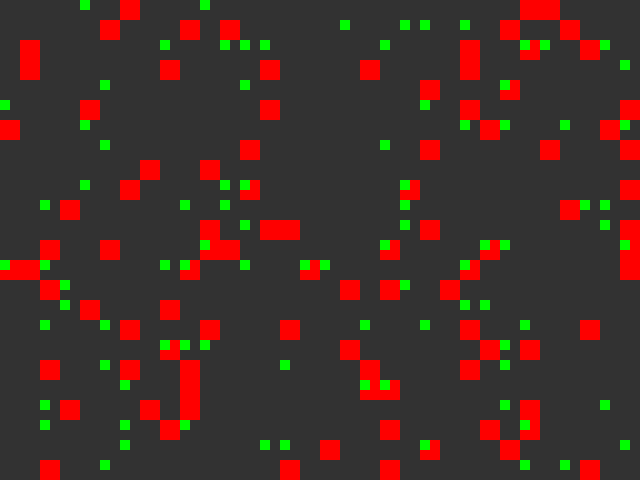
Frame 1 (no input)
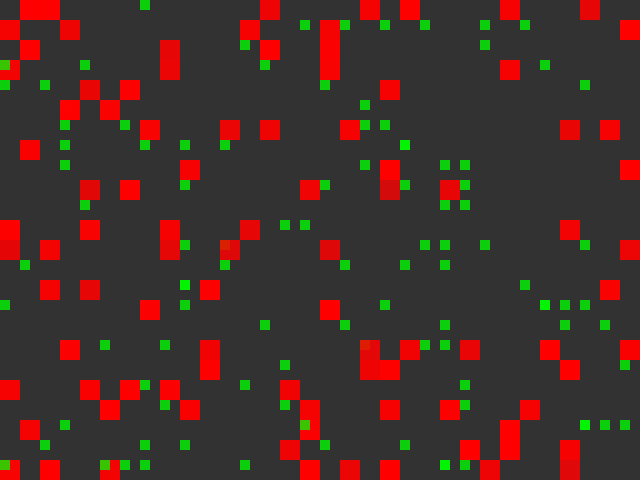
Frame 60 (the mouse pressed at the canvas centre just before this capture)
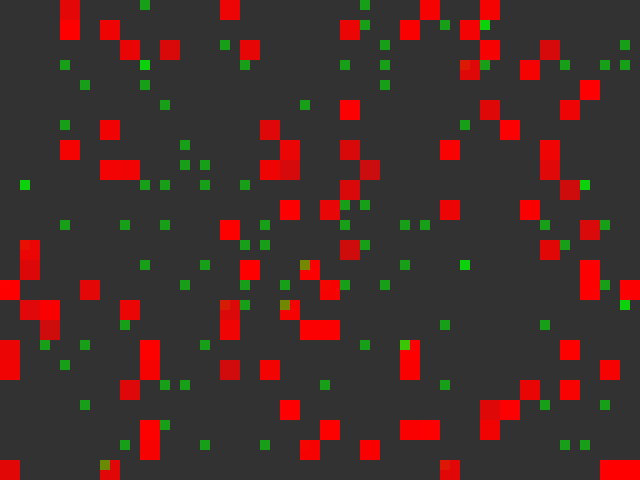
Frame 120 (the mouse held since frame 60 and released just before this capture)

The Processing sketch that drew these frames (run headless with seeded random() and noise(); from frame 60 on, the mouse is pressed at the canvas centre):

// Processing sketch: exercise04
// ── exercise04.pde
// Griddies
// by Pippin Barr
// MODIFIED BY: 
//
// A simple artificial life system on a grid. The "griddies" and "chompers" are squares that move
// around randomly, using energy to do so. They gain energy by overlapping with
// other griddies. If a griddie or chomper loses all its energy it dies. Who will survive?

// The size of a single grid element
int gridSize = 20;
// An array storing all the griddies
Griddie[] griddies = new Griddie[100];
Chomper[] chompers = new Chomper[100];

// setup()
//
// Set up the window and the griddies

void setup() {
  // Set up the window size and framerate (lower so we can watch easier)
  size(640, 480);
  frameRate(10);

  // QUESTION: What does this for loop do?
  // ANSWER: This for-loop creates i number of griddies and c number of chompers on the canvas starting anywhere on the canvas randomly
  for (int i = 0, c = 0; i < griddies.length && c <chompers.length; i++, c++) {
    int x = floor(random(0, width/gridSize));
    int y = floor(random(0, height/gridSize));
    griddies[i] = new Griddie(x * gridSize, y * gridSize, gridSize);
    chompers[c] = new Chomper(x * gridSize, y * gridSize, gridSize);
  }
}

// draw()
//
// Update all the griddies and chompers, check for collisions between them, display them.

void draw() {
  background(50);

  // We need to loop through all the griddies and chompers one by one
  for (int i = 0, c = 0; i < griddies.length && c < chompers.length; i++, c++) {

    // Update the griddies and chompers
    griddies[i].update();
    chompers[c].update();

    // Now go through all the griddies and chompers a second time...
    for (int j = 0; j < griddies.length; j++) {
      // QUESTION: What is this if-statement for?
      // ANSWER: This is verifying that in all cases where j does not have an equivalent value to i
      if (j != i) {
        // QUESTION: What does this line check?
        //ANSWER: If the previous statement was true, then this line triggers the collide function for i number of griddies against j number of griddies. 
        griddies[i].collide(griddies[j]);
      }
      if (c != i) {
        // QUESTION: What does this line check?
        //ANSWER: If the previous statement was true, then this line triggers the collide function for c number of chompers against j number of griddies. 
        chompers[c].collide(griddies[j]);
      }
    }

    // Display the griddies and chopmers
    griddies[i].display();
    chompers[i].display();
  }
}
// ── Chomper.pde
// Chomper
//
// A class defining the behaviour of a single Chomper
// which can move randomly in the window (within the grid),
// loses energy per move, and gains energy from overlapping
// with a Griddie.

class Chomper {
  // Limits for energy level and gains/losses
  int maxEnergy = 255;
  int moveEnergy = -1;
  int collideEnergy = 100;
  
  // Position, size, energy, and fill color
  int x;
  int y;
  int size;
  int energy;
  color fill = color(0,255,0);

  // Chomper(tempX, tempY, tempSize)
  //
  // Set up the Chomper with the specified location and size
  // Initialise energy to the maximum
  Chomper(int tempX, int tempY, int tempSize) {
    x = tempX;
    y = tempY;
    size = tempSize;
    energy = maxEnergy;
  }

  // update()
  //
  // Move the Chomper and update its energy levels
  void update() {
    
    // QUESTION: What is this if-statement for?
    //ANSWER: if the value of energy is 0, then return null and stop the function.
    if (energy == 0) {
      return;
    }
    
    // QUESTION: How does the Griddie movement updating work?
    // ANSWER: Each x and y value would be the size of the chopmer either doubled
    // negatively or positively
    int xMoveType = floor(random(-2,2));
    int yMoveType = floor(random(-2,2));
    x += size * xMoveType;
    y += size * yMoveType;
    
    // QUESTION: What are these if statements doing?
    // ANSWER: These if statements are verifying the position of the chompers to make sure they
    // don't go off the screen. 
    if (x < 0) {
      x += width;
    }
    else if (x >= width) {
      x -= width;
    }
    if (y < 0) {
      y += height;
    }
    else if (y >= height) {
      y -= height;
    }

    // Update the Chomper's energy
    // Note that moveEnergy is negative, so this _loses_ energy
    energy += moveEnergy;
    
    // Constrain the Chomper's energy level to be within the defined bounds
    energy = constrain(energy,0,maxEnergy);
  }

  // collide(griddie)
  //
  // Checks for collision with the Griddie
  // and updates energy level
  
  void collide(Griddie griddie) {
    // QUESTION: What is this if-statement for?
    // ANSWER: This if-statement verifies if the value of energy or new value (other) energy is 0 
    // to stop the if-statement and return null
    if (energy == 0 || griddie.energy == 0) {
      return;
    }
    
    // QUESTION: What does this if-statement check?
    // ANSWER: This statement verifies that the x and y coordinates of the chomper 
    // are equivalent to the x and y coordinates of the griddie value so that the 
    // energy of the chomper would increase with each encounter with a griddie
    if (x == griddie.x && y == griddie.y) {
      // Increase this Chomper's energy
      energy += collideEnergy;
      // Constrain the energy level to be within bounds
      energy = constrain(energy,0,maxEnergy);
    }
  }

  // display()
  //
  // Draw the Chomper on the screen as a rectangle
  void display() {
    // QUESTION: What does this fill line do?
    fill(fill, energy); 
    noStroke();
    rect(x, y, 0.5*size, 0.5*size);
  }
}
// ── Griddie.pde
// Griddie
//
// A class defining the behaviour of a single Griddie
// which can move randomly in the window (within the grid),
// loses energy per move, and gains energy from overlapping
// with another Griddie.

class Griddie {
  // Limits for energy level and gains/losses
  int maxEnergy = 255;
  int moveEnergy = -1;
  int collideEnergy = 10;
  
  // Position, size, energy, and fill color
  int x;
  int y;
  int size;
  int energy;
  color fill = color(255,0,0);

  // Griddie(tempX, tempY, tempSize)
  //
  // Set up the Griddie with the specified location and size
  // Initialise energy to the maximum
  Griddie(int tempX, int tempY, int tempSize) {
    x = tempX;
    y = tempY;
    size = tempSize;
    energy = maxEnergy;
  }

  // update()
  //
  // Move the Griddie and update its energy levels
  void update() {
    
    // QUESTION: What is this if-statement for?
    //ANSWER: if the value of energy is 0, then return nothing.
    if (energy == 0) {
      return;
    }
    
    // QUESTION: How does the Griddie movement updating work?
    // ANSWER: Each x and y value would be the size of the griddie either doubled
    // or turned positive to negative or negative to positive
    int xMoveType = floor(random(-1,2));
    int yMoveType = floor(random(-1,2));
    x += size * xMoveType;
    y += size * yMoveType;
    
    // QUESTION: What are these if statements doing?
    // ANSWER: These if statements are verifying the position of the griddies to make sure they
    // don't go off the screen. 
    if (x < 0) {
      x += width;
    }
    else if (x >= width) {
      x -= width;
    }
    if (y < 0) {
      y += height;
    }
    else if (y >= height) {
      y -= height;
    }

    // Update the Griddie's energy
    // Note that moveEnergy is negative, so this _loses_ energy
    energy += moveEnergy;
    
    // Constrain the Griddies energy level to be within the defined bounds
    energy = constrain(energy,0,maxEnergy);
  }

  // collide(other)
  //
  // Checks for collision with the other Griddie
  // and updates energy level
  
  void collide(Griddie other) {
    // QUESTION: What is this if-statement for?
    // ANSWER: This if-statement verifies if the value of energy or new value (other) energy is 0 
    // to stop the if-statement and return null
    if (energy == 0 || other.energy == 0) {
      return;
    }
    
    // QUESTION: What does this if-statement check?
    // ANSWER: This statement verifies that the x and y coordinates of the griddie 
    // are equivalent to the x and y coordinates of the "other" value so that the 
    // energy of the griddie would increase with each encounter with another
    if (x == other.x && y == other.y) {
      // Increase this Griddie's energy
      energy += collideEnergy;
      // Constrain the energy level to be within bounds
      energy = constrain(energy,0,maxEnergy);
    }
  }
  
    // collide(chomper)
  //
  // Checks for collision with the Griddie
  // and updates energy level
  
  void collide(Chomper chomper) {
    // QUESTION: What is this if-statement for?
    // ANSWER: This if-statement verifies if the value of energy or new value (other) energy is 0 
    // to stop the function and return null
    if (energy == 0 || chomper.energy == 0) {
      return;
    }
    
    // QUESTION: What does this if-statement check?
    // ANSWER: This statement verifies that the x and y coordinates of the griddie 
    // are equivalent to the x and y coordinates of the "other" value so that the 
    // energy of the griddie would increase with each encounter with another
    if (x == chomper.x && y == chomper.y) {
      // Decrease this Griddie's energy
      energy -= chomper.collideEnergy;
      // Constrain the energy level to be within bounds
      energy = constrain(energy,0,maxEnergy);
    }
  }

  // display()
  //
  // Draw the Griddie on the screen as a rectangle
  void display() {
    // QUESTION: What does this fill line do?
    fill(fill, energy); 
    noStroke();
    rect(x, y, size, size);
  }
}
